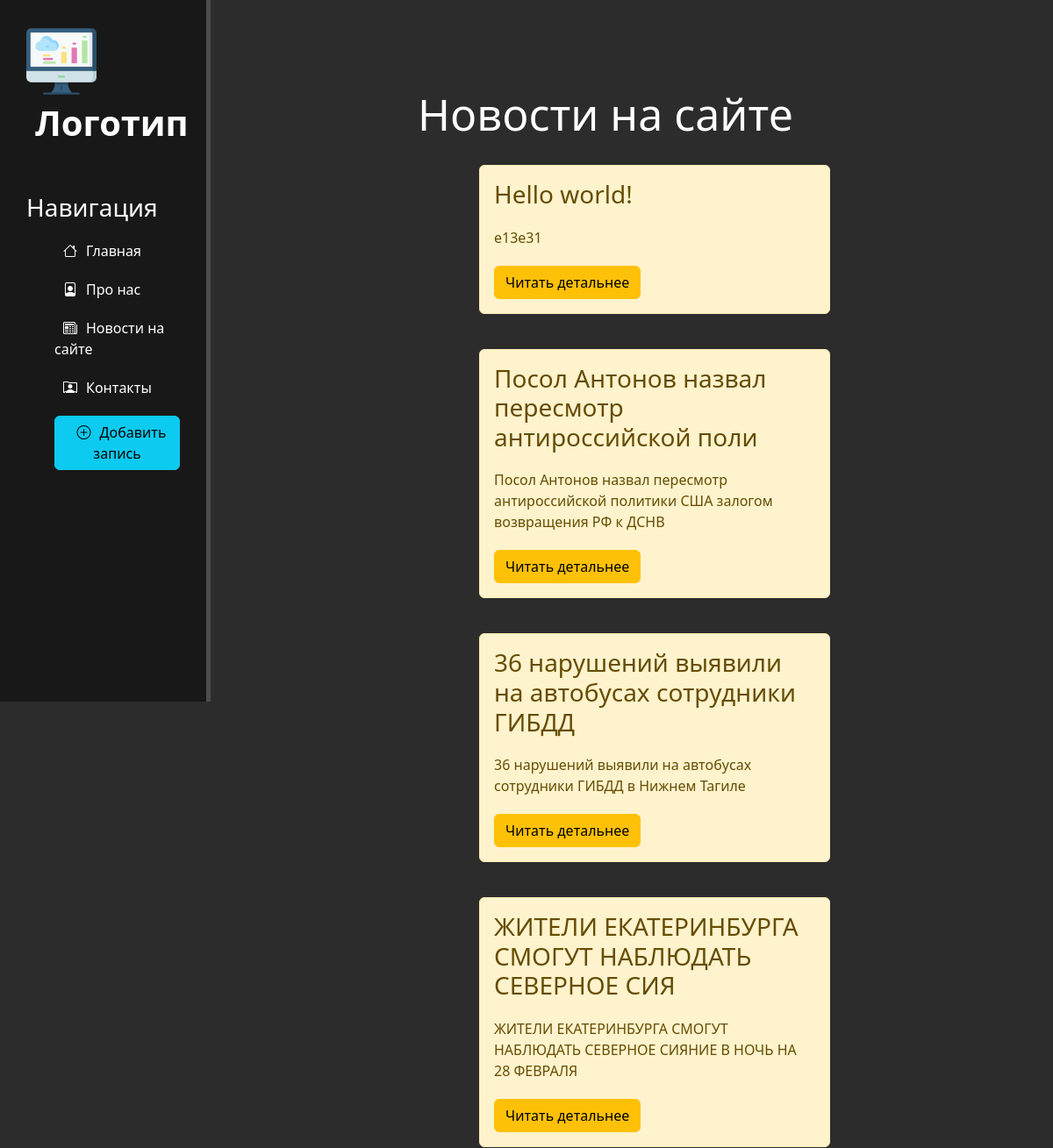
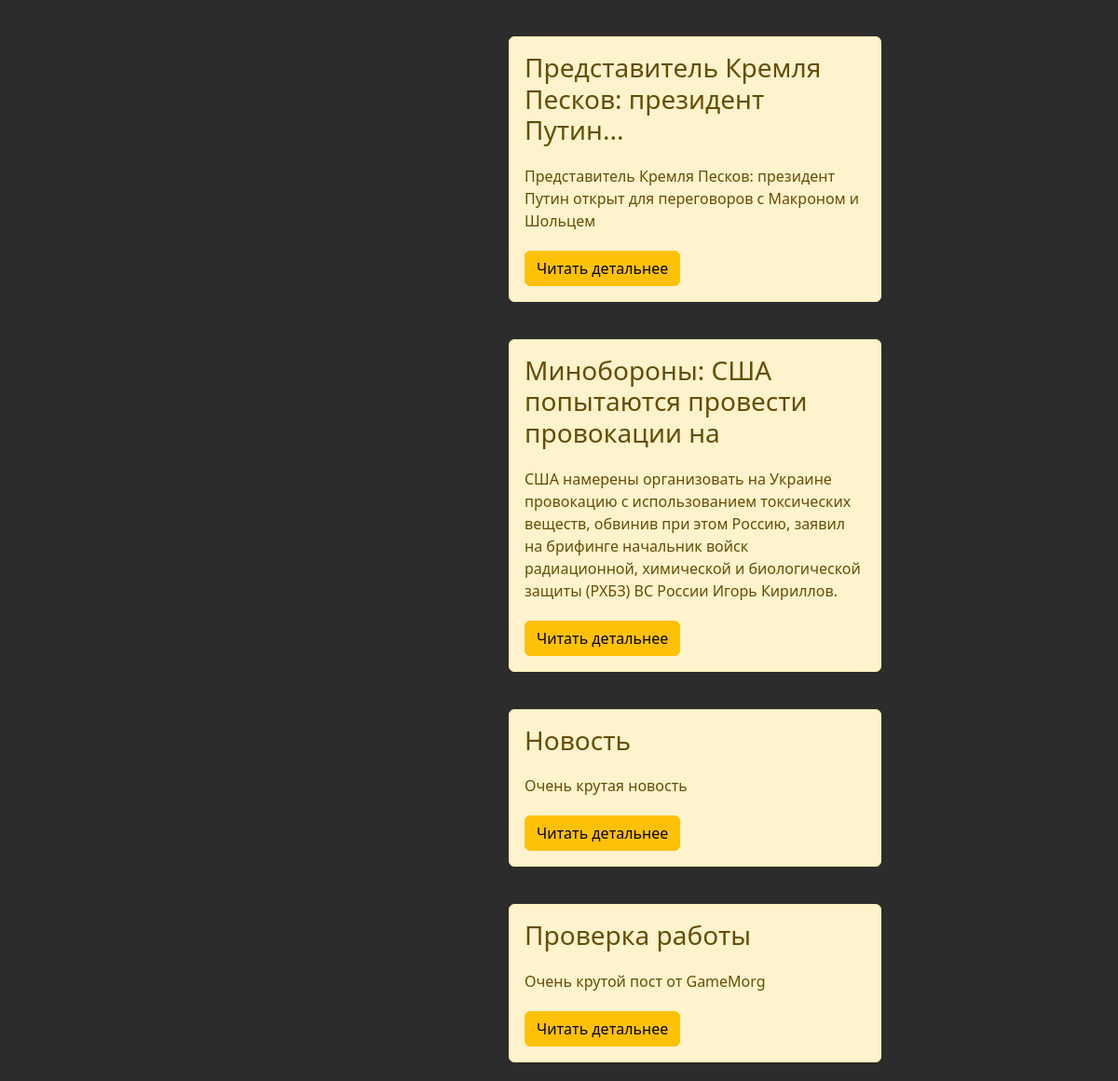
Page /news/ on the committed database (2 pictures, top to bottom).
### news/models.py (models this page shows, shortened)
class Articles(models.Model):
    title = models.CharField('Название', max_length=50)
    anons = models.CharField('Анонс', max_length=250)
    full_text = models.TextField('Статья')
    data = models.DateTimeField('Дата публикации')
    class Meta:
        verbose_name = 'Новость'
        verbose_name_plural = 'Новости'

### news/views.py (the view)
def news_home(request):
    news = Articles.objects.order_by('-data')
    return render(request, 'news/news_home.html', {'news': news})

### news/templates/news/news_home.html (shortened to what this page needs)
{% extends 'main/layout.html' %}
{% block content %}
    <div class="features">
        <h1>
            Новости на сайте
        </h1>
        {% if news %}
            {% for el in news %}
                <div class="alert alert-warning">
                    <h3>{{ el.title }}</h3>
                    <p>{{ el.anons }}</p>
                    <a href="{% url 'news_detail' el.id %}" class="btn btn-warning">Читать детальнее</a>
                </div>
            {% endfor %}
        {% else %}
            <p>У вас нет записей!</p>
        {% endif %}
    </div>
{% endblock %}

### main/templates/main/layout.html (shortened to what this page needs)
{% load static %}
<!doctype html>
<html lang="en">
<head>
    <link rel="stylesheet" href="https://cdn.jsdelivr.net/npm/bootstrap@5.2.3/dist/css/bootstrap.min.css">
    <link rel="stylesheet" href="{% static 'main/css/main.css' %}">
    <link rel="stylesheet" href="https://cdn.jsdelivr.net/npm/bootstrap-icons@1.10.3/font/bootstrap-icons.css">
</head>
<body>
<aside>
    <img src="{% static 'main/img/computer.png' %}" , alt="Лого">
    <span class="logo">Логотип</span>
    <h3>Навигация</h3>
    <ul>
        <a href="{% url 'home' %}"><li><i class="bi bi-house"></i></i>Главная</li></a>
        <a href="{% url 'about' %}"><li><i class="bi bi-file-person"></i>Про нас</li></a>
        <a href="{% url 'news_home' %}"><li><i class="bi bi-newspaper"></i>Новости на сайте</li></a>
        <a href="{% url 'home' %}"><li><i class="bi bi-person-rolodex"></i>Контакты</li></a>
        <a href="{% url 'create' %}"><li><button class="btn btn-info"><i class="bi bi-plus-circle"></i>Добавить запись</button></li></a>
    </ul>
</aside>
<main>
    {% block content %}
    {% endblock %}
</main>
</body>
</html>

### main/static/main/css/main.css (style rules this page uses)
body { background: #2c2c2c; }
aside { float: left; background: #181818; width: 20%; padding: 2.5%; height: 100vh; color: #fff; border-right: 5px solid #4d4d4d; }
aside img { width: 80px; float: left; }
aside .logo { font-size: 40px; margin-left: 10px; font-weight: bold; position: relative; }
aside h3 { margin-top: 50px; font-size: 28px; }
a { text-decoration: none; color: black; list-style: none; }
aside ul { list-style: none; }
aside ul li { color: #ffffff; display: block; margin-top: 20px; transition: transform .6s ease; }
aside ul li i { padding: 10px; }
aside ul li, aside ul a { text-decoration: none; }
main .features { float: left; color: #ffffff; margin-top: 100px; text-align: center; width: 75%; }
main .features h1 { font-size: 50px; }
main .features p { max-width: 400px; margin: 20px auto; }
.alert-warning { float: left; clear: both; width: 400px; margin: 20px 34%; text-align: left; }

### rows in the picture
Articles: title "Hello world!", anons "e13e31"
Articles: title "Посол Антонов назвал пересмотр антироссийской поли", anons "Посол Антонов назвал пересмотр антироссийской политики США залогом возвращения РФ к ДСНВ"
Articles: title "36 нарушений выявили на автобусах сотрудники ГИБДД", anons "36 нарушений выявили на автобусах сотрудники ГИБДД в Нижнем Тагиле"
Articles: title "ЖИТЕЛИ ЕКАТЕРИНБУРГА СМОГУТ НАБЛЮДАТЬ СЕВЕРНОЕ СИЯ", anons "ЖИТЕЛИ ЕКАТЕРИНБУРГА СМОГУТ НАБЛЮДАТЬ СЕВЕРНОЕ СИЯНИЕ В НОЧЬ НА 28 ФЕВРАЛЯ"
Articles: title "Представитель Кремля Песков: президент Путин...", anons "Представитель Кремля Песков: президент Путин открыт для переговоров с Макроном и Шольцем"
Articles: title "Минобороны: США попытаются провести провокации на", anons "США намерены организовать на Украине провокацию с использованием токсических веществ, обвинив при этом Россию, заявил на брифинге начальник войск радиационной, химической и биологической защиты (РХБЗ) ВС России Игорь Кириллов."
Articles: title "Новость", anons "Очень крутая новость"
Articles: title "Проверка работы", anons "Очень крутой пост от GameMorg"
